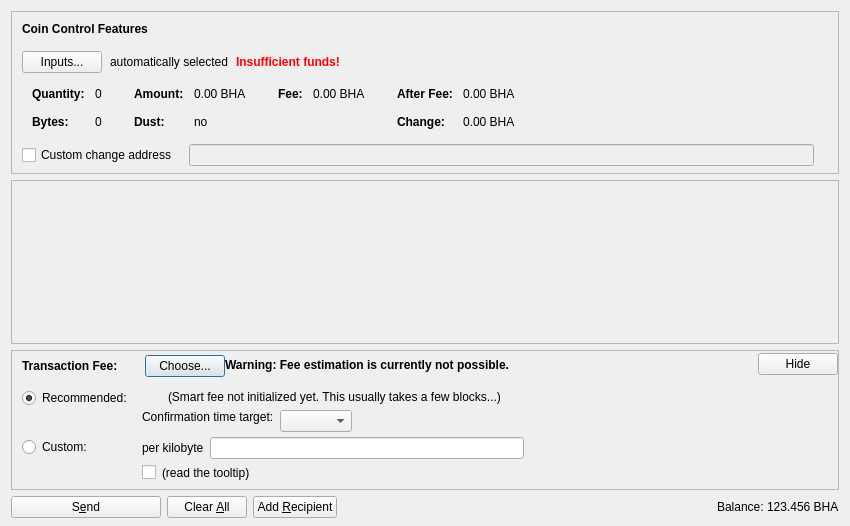
<?xml version="1.0" encoding="UTF-8"?>
<ui version="4.0">
 <class>SendCoinsDialog</class>
 <widget class="QDialog" name="SendCoinsDialog">
  <property name="geometry">
   <rect>
    <x>0</x>
    <y>0</y>
    <width>850</width>
    <height>526</height>
   </rect>
  </property>
  <property name="windowTitle">
   <string>Send Coins</string>
  </property>
  <layout class="QVBoxLayout" name="verticalLayout" stretch="0,1,0,0">
   <property name="bottomMargin">
    <number>8</number>
   </property>
   <item>
    <widget class="QFrame" name="frameCoinControl">
     <property name="sizePolicy">
      <sizepolicy hsizetype="Expanding" vsizetype="Expanding">
       <horstretch>0</horstretch>
       <verstretch>0</verstretch>
      </sizepolicy>
     </property>
     <property name="maximumSize">
      <size>
       <width>16777215</width>
       <height>16777215</height>
      </size>
     </property>
     <property name="frameShape">
      <enum>QFrame::StyledPanel</enum>
     </property>
     <property name="frameShadow">
      <enum>QFrame::Sunken</enum>
     </property>
     <layout class="QVBoxLayout" name="verticalLayoutCoinControl2">
      <property name="spacing">
       <number>0</number>
      </property>
      <property name="leftMargin">
       <number>0</number>
      </property>
      <property name="topMargin">
       <number>0</number>
      </property>
      <property name="rightMargin">
       <number>0</number>
      </property>
      <property name="bottomMargin">
       <number>6</number>
      </property>
      <item>
       <layout class="QVBoxLayout" name="verticalLayoutCoinControl" stretch="0,0,0,0,1">
        <property name="spacing">
         <number>0</number>
        </property>
        <property name="leftMargin">
         <number>10</number>
        </property>
        <property name="topMargin">
         <number>10</number>
        </property>
        <item>
         <layout class="QHBoxLayout" name="horizontalLayoutCoinControl1">
          <property name="bottomMargin">
           <number>15</number>
          </property>
          <item>
           <widget class="QLabel" name="labelCoinControlFeatures">
            <property name="sizePolicy">
             <sizepolicy hsizetype="Preferred" vsizetype="Maximum">
              <horstretch>0</horstretch>
              <verstretch>0</verstretch>
             </sizepolicy>
            </property>
            <property name="font">
             <font>
              <weight>75</weight>
              <bold>true</bold>
             </font>
            </property>
            <property name="styleSheet">
             <string notr="true">font-weight:bold;</string>
            </property>
            <property name="text">
             <string>Coin Control Features</string>
            </property>
           </widget>
          </item>
         </layout>
        </item>
        <item>
         <layout class="QHBoxLayout" name="horizontalLayoutCoinControl2" stretch="0,0,0,0">
          <property name="spacing">
           <number>8</number>
          </property>
          <property name="bottomMargin">
           <number>10</number>
          </property>
          <item>
           <widget class="QPushButton" name="pushButtonCoinControl">
            <property name="styleSheet">
             <string notr="true"/>
            </property>
            <property name="text">
             <string>Inputs...</string>
            </property>
            <property name="autoDefault">
             <bool>false</bool>
            </property>
           </widget>
          </item>
          <item>
           <widget class="QLabel" name="labelCoinControlAutomaticallySelected">
            <property name="text">
             <string>automatically selected</string>
            </property>
            <property name="margin">
             <number>5</number>
            </property>
           </widget>
          </item>
          <item>
           <widget class="QLabel" name="labelCoinControlInsuffFunds">
            <property name="font">
             <font>
              <weight>75</weight>
              <bold>true</bold>
             </font>
            </property>
            <property name="styleSheet">
             <string notr="true">color:red;font-weight:bold;</string>
            </property>
            <property name="text">
             <string>Insufficient funds!</string>
            </property>
            <property name="margin">
             <number>5</number>
            </property>
           </widget>
          </item>
          <item>
           <spacer name="horizontalSpacerCoinControl">
            <property name="orientation">
             <enum>Qt::Horizontal</enum>
            </property>
            <property name="sizeHint" stdset="0">
             <size>
              <width>40</width>
              <height>1</height>
             </size>
            </property>
           </spacer>
          </item>
         </layout>
        </item>
        <item>
         <widget class="QWidget" name="widgetCoinControl" native="true">
          <property name="sizePolicy">
           <sizepolicy hsizetype="Preferred" vsizetype="Preferred">
            <horstretch>0</horstretch>
            <verstretch>0</verstretch>
           </sizepolicy>
          </property>
          <property name="minimumSize">
           <size>
            <width>0</width>
            <height>0</height>
           </size>
          </property>
          <property name="styleSheet">
           <string notr="true"/>
          </property>
          <layout class="QHBoxLayout" name="horizontalLayoutCoinControl5">
           <property name="leftMargin">
            <number>0</number>
           </property>
           <property name="topMargin">
            <number>0</number>
           </property>
           <property name="rightMargin">
            <number>0</number>
           </property>
           <property name="bottomMargin">
            <number>0</number>
           </property>
           <item>
            <layout class="QHBoxLayout" name="horizontalLayoutCoinControl3" stretch="0,0,0,1">
             <property name="spacing">
              <number>20</number>
             </property>
             <property name="topMargin">
              <number>0</number>
             </property>
             <property name="bottomMargin">
              <number>10</number>
             </property>
             <item>
              <layout class="QFormLayout" name="formLayoutCoinControl1">
               <property name="horizontalSpacing">
                <number>10</number>
               </property>
               <property name="verticalSpacing">
                <number>14</number>
               </property>
               <property name="leftMargin">
                <number>10</number>
               </property>
               <property name="topMargin">
                <number>4</number>
               </property>
               <property name="rightMargin">
                <number>6</number>
               </property>
               <item row="0" column="0">
                <widget class="QLabel" name="labelCoinControlQuantityText">
                 <property name="font">
                  <font>
                   <weight>75</weight>
                   <bold>true</bold>
                  </font>
                 </property>
                 <property name="text">
                  <string>Quantity:</string>
                 </property>
                 <property name="margin">
                  <number>0</number>
                 </property>
                </widget>
               </item>
               <item row="0" column="1">
                <widget class="QLabel" name="labelCoinControlQuantity">
                 <property name="cursor">
                  <cursorShape>IBeamCursor</cursorShape>
                 </property>
                 <property name="contextMenuPolicy">
                  <enum>Qt::ActionsContextMenu</enum>
                 </property>
                 <property name="text">
                  <string notr="true">0</string>
                 </property>
                 <property name="margin">
                  <number>0</number>
                 </property>
                 <property name="textInteractionFlags">
                  <set>Qt::LinksAccessibleByMouse|Qt::TextSelectableByKeyboard|Qt::TextSelectableByMouse</set>
                 </property>
                </widget>
               </item>
               <item row="1" column="0">
                <widget class="QLabel" name="labelCoinControlBytesText">
                 <property name="font">
                  <font>
                   <weight>75</weight>
                   <bold>true</bold>
                  </font>
                 </property>
                 <property name="text">
                  <string>Bytes:</string>
                 </property>
                </widget>
               </item>
               <item row="1" column="1">
                <widget class="QLabel" name="labelCoinControlBytes">
                 <property name="cursor">
                  <cursorShape>IBeamCursor</cursorShape>
                 </property>
                 <property name="contextMenuPolicy">
                  <enum>Qt::ActionsContextMenu</enum>
                 </property>
                 <property name="text">
                  <string notr="true">0</string>
                 </property>
                 <property name="textInteractionFlags">
                  <set>Qt::LinksAccessibleByMouse|Qt::TextSelectableByKeyboard|Qt::TextSelectableByMouse</set>
                 </property>
                </widget>
               </item>
              </layout>
             </item>
             <item>
              <layout class="QFormLayout" name="formLayoutCoinControl2">
               <property name="horizontalSpacing">
                <number>10</number>
               </property>
               <property name="verticalSpacing">
                <number>14</number>
               </property>
               <property name="leftMargin">
                <number>6</number>
               </property>
               <property name="topMargin">
                <number>4</number>
               </property>
               <property name="rightMargin">
                <number>6</number>
               </property>
               <item row="0" column="0">
                <widget class="QLabel" name="labelCoinControlAmountText">
                 <property name="font">
                  <font>
                   <weight>75</weight>
                   <bold>true</bold>
                  </font>
                 </property>
                 <property name="text">
                  <string>Amount:</string>
                 </property>
                 <property name="margin">
                  <number>0</number>
                 </property>
                </widget>
               </item>
               <item row="0" column="1">
                <widget class="QLabel" name="labelCoinControlAmount">
                 <property name="cursor">
                  <cursorShape>IBeamCursor</cursorShape>
                 </property>
                 <property name="contextMenuPolicy">
                  <enum>Qt::ActionsContextMenu</enum>
                 </property>
                 <property name="text">
                  <string notr="true">0.00 BHA</string>
                 </property>
                 <property name="textInteractionFlags">
                  <set>Qt::LinksAccessibleByMouse|Qt::TextSelectableByKeyboard|Qt::TextSelectableByMouse</set>
                 </property>
                </widget>
               </item>
               <item row="1" column="0">
                <widget class="QLabel" name="labelCoinControlLowOutputText">
                 <property name="font">
                  <font>
                   <weight>75</weight>
                   <bold>true</bold>
                  </font>
                 </property>
                 <property name="text">
                  <string>Dust:</string>
                 </property>
                </widget>
               </item>
               <item row="1" column="1">
                <widget class="QLabel" name="labelCoinControlLowOutput">
                 <property name="cursor">
                  <cursorShape>IBeamCursor</cursorShape>
                 </property>
                 <property name="contextMenuPolicy">
                  <enum>Qt::ActionsContextMenu</enum>
                 </property>
                 <property name="text">
                  <string notr="true">no</string>
                 </property>
                 <property name="textInteractionFlags">
                  <set>Qt::LinksAccessibleByMouse|Qt::TextSelectableByKeyboard|Qt::TextSelectableByMouse</set>
                 </property>
                </widget>
               </item>
              </layout>
             </item>
             <item>
              <layout class="QFormLayout" name="formLayoutCoinControl3">
               <property name="horizontalSpacing">
                <number>10</number>
               </property>
               <property name="verticalSpacing">
                <number>14</number>
               </property>
               <property name="leftMargin">
                <number>6</number>
               </property>
               <property name="topMargin">
                <number>4</number>
               </property>
               <property name="rightMargin">
                <number>6</number>
               </property>
               <item row="0" column="0">
                <widget class="QLabel" name="labelCoinControlFeeText">
                 <property name="font">
                  <font>
                   <weight>75</weight>
                   <bold>true</bold>
                  </font>
                 </property>
                 <property name="text">
                  <string>Fee:</string>
                 </property>
                 <property name="margin">
                  <number>0</number>
                 </property>
                </widget>
               </item>
               <item row="0" column="1">
                <widget class="QLabel" name="labelCoinControlFee">
                 <property name="cursor">
                  <cursorShape>IBeamCursor</cursorShape>
                 </property>
                 <property name="contextMenuPolicy">
                  <enum>Qt::ActionsContextMenu</enum>
                 </property>
                 <property name="text">
                  <string notr="true">0.00 BHA</string>
                 </property>
                 <property name="textInteractionFlags">
                  <set>Qt::LinksAccessibleByMouse|Qt::TextSelectableByKeyboard|Qt::TextSelectableByMouse</set>
                 </property>
                </widget>
               </item>
              </layout>
             </item>
             <item>
              <layout class="QFormLayout" name="formLayoutCoinControl4">
               <property name="horizontalSpacing">
                <number>10</number>
               </property>
               <property name="verticalSpacing">
                <number>14</number>
               </property>
               <property name="leftMargin">
                <number>6</number>
               </property>
               <property name="topMargin">
                <number>4</number>
               </property>
               <property name="rightMargin">
                <number>6</number>
               </property>
               <item row="0" column="0">
                <widget class="QLabel" name="labelCoinControlAfterFeeText">
                 <property name="font">
                  <font>
                   <weight>75</weight>
                   <bold>true</bold>
                  </font>
                 </property>
                 <property name="text">
                  <string>After Fee:</string>
                 </property>
                 <property name="margin">
                  <number>0</number>
                 </property>
                </widget>
               </item>
               <item row="0" column="1">
                <widget class="QLabel" name="labelCoinControlAfterFee">
                 <property name="cursor">
                  <cursorShape>IBeamCursor</cursorShape>
                 </property>
                 <property name="contextMenuPolicy">
                  <enum>Qt::ActionsContextMenu</enum>
                 </property>
                 <property name="text">
                  <string notr="true">0.00 BHA</string>
                 </property>
                 <property name="textInteractionFlags">
                  <set>Qt::LinksAccessibleByMouse|Qt::TextSelectableByKeyboard|Qt::TextSelectableByMouse</set>
                 </property>
                </widget>
               </item>
               <item row="1" column="0">
                <widget class="QLabel" name="labelCoinControlChangeText">
                 <property name="font">
                  <font>
                   <weight>75</weight>
                   <bold>true</bold>
                  </font>
                 </property>
                 <property name="text">
                  <string>Change:</string>
                 </property>
                </widget>
               </item>
               <item row="1" column="1">
                <widget class="QLabel" name="labelCoinControlChange">
                 <property name="cursor">
                  <cursorShape>IBeamCursor</cursorShape>
                 </property>
                 <property name="contextMenuPolicy">
                  <enum>Qt::ActionsContextMenu</enum>
                 </property>
                 <property name="text">
                  <string notr="true">0.00 BHA</string>
                 </property>
                 <property name="textInteractionFlags">
                  <set>Qt::LinksAccessibleByMouse|Qt::TextSelectableByKeyboard|Qt::TextSelectableByMouse</set>
                 </property>
                </widget>
               </item>
              </layout>
             </item>
            </layout>
           </item>
          </layout>
         </widget>
        </item>
        <item>
         <layout class="QHBoxLayout" name="horizontalLayoutCoinControl4" stretch="0,0,0">
          <property name="spacing">
           <number>12</number>
          </property>
          <property name="sizeConstraint">
           <enum>QLayout::SetDefaultConstraint</enum>
          </property>
          <property name="topMargin">
           <number>5</number>
          </property>
          <property name="rightMargin">
           <number>5</number>
          </property>
          <item>
           <widget class="QCheckBox" name="checkBoxCoinControlChange">
            <property name="toolTip">
             <string>If this is activated, but the change address is empty or invalid, change will be sent to a newly generated address.</string>
            </property>
            <property name="text">
             <string>Custom change address</string>
            </property>
           </widget>
          </item>
          <item>
           <widget class="QValidatedLineEdit" name="lineEditCoinControlChange">
            <property name="enabled">
             <bool>false</bool>
            </property>
            <property name="sizePolicy">
             <sizepolicy hsizetype="Expanding" vsizetype="Fixed">
              <horstretch>0</horstretch>
              <verstretch>0</verstretch>
             </sizepolicy>
            </property>
           </widget>
          </item>
          <item>
           <widget class="QLabel" name="labelCoinControlChangeLabel">
            <property name="sizePolicy">
             <sizepolicy hsizetype="Preferred" vsizetype="Expanding">
              <horstretch>0</horstretch>
              <verstretch>0</verstretch>
             </sizepolicy>
            </property>
            <property name="minimumSize">
             <size>
              <width>0</width>
              <height>0</height>
             </size>
            </property>
            <property name="text">
             <string/>
            </property>
            <property name="margin">
             <number>3</number>
            </property>
           </widget>
          </item>
         </layout>
        </item>
        <item>
         <spacer name="verticalSpacerCoinControl">
          <property name="orientation">
           <enum>Qt::Vertical</enum>
          </property>
          <property name="sizeHint" stdset="0">
           <size>
            <width>800</width>
            <height>1</height>
           </size>
          </property>
         </spacer>
        </item>
       </layout>
      </item>
     </layout>
    </widget>
   </item>
   <item>
    <widget class="QScrollArea" name="scrollArea">
     <property name="widgetResizable">
      <bool>true</bool>
     </property>
     <widget class="QWidget" name="scrollAreaWidgetContents">
      <property name="geometry">
       <rect>
        <x>0</x>
        <y>0</y>
        <width>830</width>
        <height>104</height>
       </rect>
      </property>
      <layout class="QVBoxLayout" name="verticalLayout_2" stretch="0,1">
       <property name="leftMargin">
        <number>0</number>
       </property>
       <property name="topMargin">
        <number>0</number>
       </property>
       <property name="rightMargin">
        <number>0</number>
       </property>
       <property name="bottomMargin">
        <number>0</number>
       </property>
       <item>
        <layout class="QVBoxLayout" name="entries">
         <property name="spacing">
          <number>6</number>
         </property>
        </layout>
       </item>
       <item>
        <spacer name="verticalSpacer">
         <property name="orientation">
          <enum>Qt::Vertical</enum>
         </property>
         <property name="sizeHint" stdset="0">
          <size>
           <width>20</width>
           <height>40</height>
          </size>
         </property>
        </spacer>
       </item>
      </layout>
     </widget>
    </widget>
   </item>
   <item>
    <widget class="QFrame" name="frameFee">
     <property name="sizePolicy">
      <sizepolicy hsizetype="Expanding" vsizetype="Expanding">
       <horstretch>0</horstretch>
       <verstretch>0</verstretch>
      </sizepolicy>
     </property>
     <property name="maximumSize">
      <size>
       <width>16777215</width>
       <height>16777215</height>
      </size>
     </property>
     <property name="frameShape">
      <enum>QFrame::StyledPanel</enum>
     </property>
     <property name="frameShadow">
      <enum>QFrame::Sunken</enum>
     </property>
     <layout class="QVBoxLayout" name="verticalLayoutFee1">
      <property name="spacing">
       <number>0</number>
      </property>
      <property name="leftMargin">
       <number>0</number>
      </property>
      <property name="topMargin">
       <number>0</number>
      </property>
      <property name="rightMargin">
       <number>0</number>
      </property>
      <property name="bottomMargin">
       <number>0</number>
      </property>
      <item>
       <layout class="QVBoxLayout" name="verticalLayoutFee2" stretch="0,0,0">
        <property name="spacing">
         <number>0</number>
        </property>
        <property name="leftMargin">
         <number>10</number>
        </property>
        <property name="topMargin">
         <number>0</number>
        </property>
        <item>
         <layout class="QHBoxLayout" name="horizontalLayoutFee1">
          <property name="bottomMargin">
           <number>0</number>
          </property>
          <item>
           <layout class="QVBoxLayout" name="verticalLayoutFee7">
            <property name="spacing">
             <number>0</number>
            </property>
            <item>
             <spacer name="verticalSpacerSmartFee">
              <property name="orientation">
               <enum>Qt::Vertical</enum>
              </property>
              <property name="sizeType">
               <enum>QSizePolicy::Fixed</enum>
              </property>
              <property name="sizeHint" stdset="0">
               <size>
                <width>1</width>
                <height>4</height>
               </size>
              </property>
             </spacer>
            </item>
            <item>
             <layout class="QHBoxLayout" name="horizontalLayoutSmartFee">
              <property name="spacing">
               <number>10</number>
              </property>
              <item>
               <widget class="QLabel" name="labelFeeHeadline">
                <property name="sizePolicy">
                 <sizepolicy hsizetype="Preferred" vsizetype="Maximum">
                  <horstretch>0</horstretch>
                  <verstretch>0</verstretch>
                 </sizepolicy>
                </property>
                <property name="font">
                 <font>
                  <weight>75</weight>
                  <bold>true</bold>
                 </font>
                </property>
                <property name="styleSheet">
                 <string notr="true">font-weight:bold;</string>
                </property>
                <property name="text">
                 <string>Transaction Fee:</string>
                </property>
               </widget>
              </item>
              <item>
               <widget class="QLabel" name="labelFeeMinimized">
                <property name="text">
                 <string/>
                </property>
               </widget>
              </item>
              <item>
               <widget class="QPushButton" name="buttonChooseFee">
                <property name="text">
                 <string>Choose...</string>
                </property>
               </widget>
              </item>
             </layout>
            </item>
            <item>
             <spacer name="verticalSpacer_5">
              <property name="orientation">
               <enum>Qt::Vertical</enum>
              </property>
              <property name="sizeHint" stdset="0">
               <size>
                <width>1</width>
                <height>1</height>
               </size>
              </property>
             </spacer>
            </item>
           </layout>
          </item>
          <item>
           <widget class="QLabel" name="fallbackFeeWarningLabel">
            <property name="toolTip">
             <string>Using the fallbackfee can result in sending a transaction that will take several hours or days (or never) to confirm. Consider choosing your fee manually or wait until you have validated the complete chain.</string>
            </property>
            <property name="font">
            <font>
                <weight>75</weight>
                <bold>true</bold>
            </font>
            </property>
            <property name="text">
             <string>Warning: Fee estimation is currently not possible.</string>
            </property>
            <property name="wordWrap">
             <bool>false</bool>
            </property>
           </widget>
          </item>
          <item>
           <spacer name="horizontalSpacer_4">
            <property name="orientation">
             <enum>Qt::Horizontal</enum>
            </property>
            <property name="sizeType">
             <enum>QSizePolicy::MinimumExpanding</enum>
            </property>
            <property name="sizeHint" stdset="0">
             <size>
              <width>40</width>
              <height>20</height>
             </size>
            </property>
           </spacer>
          </item>
          <item>
           <widget class="QPushButton" name="buttonMinimizeFee">
            <property name="toolTip">
             <string>collapse fee-settings</string>
            </property>
            <property name="text">
             <string>Hide</string>
            </property>
           </widget>
          </item>
         </layout>
        </item>
        <item>
         <widget class="QFrame" name="frameFeeSelection">
          <layout class="QVBoxLayout" name="verticalLayoutFee12">
           <property name="spacing">
            <number>0</number>
           </property>
           <property name="leftMargin">
            <number>0</number>
           </property>
           <property name="topMargin">
            <number>0</number>
           </property>
           <property name="rightMargin">
            <number>0</number>
           </property>
           <property name="bottomMargin">
            <number>0</number>
           </property>
           <item>
            <layout class="QGridLayout" name="gridLayoutFee">
             <property name="topMargin">
              <number>10</number>
             </property>
             <property name="bottomMargin">
              <number>4</number>
             </property>
             <property name="horizontalSpacing">
              <number>10</number>
             </property>
             <property name="verticalSpacing">
              <number>4</number>
             </property>
             <item row="1" column="1">
              <layout class="QVBoxLayout" name="verticalLayoutFee8">
               <property name="spacing">
                <number>6</number>
               </property>
               <item>
                <layout class="QHBoxLayout" name="horizontalLayoutFee13">
                 <item>
                  <widget class="QLabel" name="labelCustomPerKilobyte">
                   <property name="toolTip">
                    <string>If the custom fee is set to 1000 satoshis and the transaction is only 250 bytes, then &quot;per kilobyte&quot; only pays 250 satoshis in fee, while &quot;total at least&quot; pays 1000 satoshis. For transactions bigger than a kilobyte both pay by kilobyte.</string>
                   </property>
                   <property name="text">
                    <string>per kilobyte</string>
                   </property>
                  </widget>
                 </item>
                 <item>
                  <widget class="BitcoinAmountField" name="customFee"/>
                 </item>
                 <item>
                  <spacer name="horizontalSpacer_6">
                   <property name="orientation">
                    <enum>Qt::Horizontal</enum>
                   </property>
                   <property name="sizeHint" stdset="0">
                    <size>
                     <width>1</width>
                     <height>1</height>
                    </size>
                   </property>
                  </spacer>
                 </item>
                </layout>
               </item>
               <item>
                <layout class="QHBoxLayout" name="horizontalLayoutFee8">
                 <item>
                  <widget class="QCheckBox" name="checkBoxMinimumFee">
                   <property name="toolTip">
                    <string>Paying only the minimum fee is just fine as long as there is less transaction volume than space in the blocks. But be aware that this can end up in a never confirming transaction once there is more demand for bithao transactions than the network can process.</string>
                   </property>
                   <property name="text">
                    <string/>
                   </property>
                  </widget>
                 </item>
                 <item>
                  <widget class="QLabel" name="labelMinFeeWarning">
                   <property name="enabled">
                    <bool>true</bool>
                   </property>
                   <property name="toolTip">
                    <string>Paying only the minimum fee is just fine as long as there is less transaction volume than space in the blocks. But be aware that this can end up in a never confirming transaction once there is more demand for bithao transactions than the network can process.</string>
                   </property>
                   <property name="text">
                    <string>(read the tooltip)</string>
                   </property>
                   <property name="margin">
                    <number>5</number>
                   </property>
                  </widget>
                 </item>
                 <item>
                  <spacer name="horizontalSpacer_2">
                   <property name="orientation">
                    <enum>Qt::Horizontal</enum>
                   </property>
                   <property name="sizeHint" stdset="0">
                    <size>
                     <width>1</width>
                     <height>1</height>
                    </size>
                   </property>
                  </spacer>
                 </item>
                </layout>
               </item>
              </layout>
             </item>
             <item row="0" column="0">
              <layout class="QVBoxLayout" name="verticalLayoutFee4" stretch="0,1">
               <item>
                <widget class="QRadioButton" name="radioSmartFee">
                 <property name="text">
                  <string>Recommended:</string>
                 </property>
                 <property name="checked">
                  <bool>true</bool>
                 </property>
                 <attribute name="buttonGroup">
                  <string notr="true">groupFee</string>
                 </attribute>
                </widget>
               </item>
               <item>
                <spacer name="verticalSpacer_2">
                 <property name="orientation">
                  <enum>Qt::Vertical</enum>
                 </property>
                 <property name="sizeHint" stdset="0">
                  <size>
                   <width>1</width>
                   <height>1</height>
                  </size>
                 </property>
                </spacer>
               </item>
              </layout>
             </item>
             <item row="1" column="0">
              <layout class="QVBoxLayout" name="verticalLayoutFee9" stretch="0,1">
               <item>
                <widget class="QRadioButton" name="radioCustomFee">
                 <property name="text">
                  <string>Custom:</string>
                 </property>
                 <attribute name="buttonGroup">
                  <string notr="true">groupFee</string>
                 </attribute>
                </widget>
               </item>
               <item>
                <spacer name="verticalSpacer_6">
                 <property name="orientation">
                  <enum>Qt::Vertical</enum>
                 </property>
                 <property name="sizeHint" stdset="0">
                  <size>
                   <width>1</width>
                   <height>1</height>
                  </size>
                 </property>
                </spacer>
               </item>
              </layout>
             </item>
             <item row="0" column="1">
              <layout class="QVBoxLayout" name="verticalLayoutFee3" stretch="0,0,1">
               <property name="spacing">
                <number>6</number>
               </property>
               <property name="topMargin">
                <number>2</number>
               </property>
               <item>
                <layout class="QHBoxLayout" name="horizontalLayoutFee12">
                 <item>
                  <widget class="QLabel" name="labelSmartFee">
                   <property name="text">
                    <string/>
                   </property>
                   <property name="margin">
                    <number>2</number>
                   </property>
                  </widget>
                 </item>
                 <item>
                  <widget class="QLabel" name="labelFeeEstimation">
                   <property name="text">
                    <string/>
                   </property>
                  </widget>
                 </item>
                 <item>
                  <widget class="QLabel" name="labelSmartFee2">
                   <property name="text">
                    <string>(Smart fee not initialized yet. This usually takes a few blocks...)</string>
                   </property>
                   <property name="margin">
                    <number>2</number>
                   </property>
                  </widget>
                 </item>
                 <item>
                  <spacer name="horizontalSpacer_5">
                   <property name="orientation">
                    <enum>Qt::Horizontal</enum>
                   </property>
                   <property name="sizeHint" stdset="0">
                    <size>
                     <width>1</width>
                     <height>1</height>
                    </size>
                   </property>
                  </spacer>
                 </item>
                </layout>
               </item>
               <item>
                <layout class="QHBoxLayout" name="horizontalLayoutFee9">
                 <item>
                  <layout class="QVBoxLayout" name="verticalLayoutFee6">
                   <item>
                    <widget class="QLabel" name="labelSmartFee3">
                     <property name="text">
                      <string>Confirmation time target:</string>
                     </property>
                     <property name="margin">
                      <number>2</number>
                     </property>
                    </widget>
                   </item>
                   <item>
                    <spacer name="verticalSpacer_3">
                     <property name="orientation">
                      <enum>Qt::Vertical</enum>
                     </property>
                     <property name="sizeHint" stdset="0">
                      <size>
                       <width>1</width>
                       <height>1</height>
                      </size>
                     </property>
                    </spacer>
                   </item>
                  </layout>
                 </item>
                 <item>
                  <layout class="QVBoxLayout" name="verticalLayoutFee5">
                   <property name="rightMargin">
                    <number>30</number>
                   </property>
                   <item>
                    <layout class="QHBoxLayout" name="horizontalLayoutConfTarget">
                     <property name="bottomMargin">
                      <number>0</number>
                     </property>
                     <item>
                      <widget class="QComboBox" name="confTargetSelector"/>
                     </item>
                     <item>
                      <spacer name="horizontalSpacerConfTarget">
                       <property name="orientation">
                        <enum>Qt::Horizontal</enum>
                       </property>
                       <property name="sizeHint" stdset="0">
                        <size>
                         <width>40</width>
                         <height>20</height>
                        </size>
                       </property>
                      </spacer>
                     </item>
                    </layout>
                   </item>
                  </layout>
                 </item>
                </layout>
               </item>
               <item>
                <spacer name="verticalSpacer_4">
                 <property name="orientation">
                  <enum>Qt::Vertical</enum>
                 </property>
                 <property name="sizeHint" stdset="0">
                  <size>
                   <width>1</width>
                   <height>1</height>
                  </size>
                 </property>
                </spacer>
               </item>
              </layout>
             </item>
            </layout>
           </item>
          </layout>
         </widget>
        </item>
        <item>
         <spacer name="verticalSpacerFee">
          <property name="orientation">
           <enum>Qt::Vertical</enum>
          </property>
          <property name="sizeHint" stdset="0">
           <size>
            <width>40</width>
            <height>5</height>
           </size>
          </property>
         </spacer>
        </item>
       </layout>
      </item>
     </layout>
    </widget>
   </item>
   <item>
    <layout class="QHBoxLayout" name="horizontalLayout">
     <item>
      <widget class="QPushButton" name="sendButton">
       <property name="minimumSize">
        <size>
         <width>150</width>
         <height>0</height>
        </size>
       </property>
       <property name="toolTip">
        <string>Confirm the send action</string>
       </property>
       <property name="text">
        <string>S&amp;end</string>
       </property>
       <property name="icon">
        <iconset resource="../bitcoin.qrc">
         <normaloff>:/icons/send</normaloff>:/icons/send</iconset>
       </property>
       <property name="autoDefault">
        <bool>false</bool>
       </property>
       <property name="default">
        <bool>false</bool>
       </property>
      </widget>
     </item>
     <item>
      <widget class="QPushButton" name="clearButton">
       <property name="sizePolicy">
        <sizepolicy hsizetype="Minimum" vsizetype="Fixed">
         <horstretch>0</horstretch>
         <verstretch>0</verstretch>
        </sizepolicy>
       </property>
       <property name="toolTip">
        <string>Clear all fields of the form.</string>
       </property>
       <property name="text">
        <string>Clear &amp;All</string>
       </property>
       <property name="icon">
        <iconset resource="../bitcoin.qrc">
         <normaloff>:/icons/remove</normaloff>:/icons/remove</iconset>
       </property>
       <property name="autoDefault">
        <bool>false</bool>
       </property>
      </widget>
     </item>
     <item>
      <widget class="QPushButton" name="addButton">
       <property name="toolTip">
        <string>Send to multiple recipients at once</string>
       </property>
       <property name="text">
        <string>Add &amp;Recipient</string>
       </property>
       <property name="icon">
        <iconset resource="../bitcoin.qrc">
         <normaloff>:/icons/add</normaloff>:/icons/add</iconset>
       </property>
       <property name="autoDefault">
        <bool>false</bool>
       </property>
      </widget>
     </item>
     <item>
      <spacer name="horizontalSpacer">
       <property name="orientation">
        <enum>Qt::Horizontal</enum>
       </property>
       <property name="sizeHint" stdset="0">
        <size>
         <width>40</width>
         <height>20</height>
        </size>
       </property>
      </spacer>
     </item>
     <item>
      <layout class="QHBoxLayout" name="horizontalLayout_2">
       <property name="spacing">
        <number>3</number>
       </property>
       <item>
        <widget class="QLabel" name="label">
         <property name="sizePolicy">
          <sizepolicy hsizetype="Preferred" vsizetype="Fixed">
           <horstretch>0</horstretch>
           <verstretch>0</verstretch>
          </sizepolicy>
         </property>
         <property name="text">
          <string>Balance:</string>
         </property>
        </widget>
       </item>
       <item>
        <widget class="QLabel" name="labelBalance">
         <property name="sizePolicy">
          <sizepolicy hsizetype="Preferred" vsizetype="Fixed">
           <horstretch>0</horstretch>
           <verstretch>0</verstretch>
          </sizepolicy>
         </property>
         <property name="cursor">
          <cursorShape>IBeamCursor</cursorShape>
         </property>
         <property name="text">
          <string notr="true">123.456 BHA</string>
         </property>
         <property name="textInteractionFlags">
          <set>Qt::LinksAccessibleByMouse|Qt::TextSelectableByKeyboard|Qt::TextSelectableByMouse</set>
         </property>
        </widget>
       </item>
      </layout>
     </item>
    </layout>
   </item>
  </layout>
 </widget>
 <customwidgets>
  <customwidget>
   <class>QValidatedLineEdit</class>
   <extends>QLineEdit</extends>
   <header>qt/qvalidatedlineedit.h</header>
  </customwidget>
  <customwidget>
   <class>BitcoinAmountField</class>
   <extends>QLineEdit</extends>
   <header>qt/bitcoinamountfield.h</header>
   <container>1</container>
  </customwidget>
 </customwidgets>
 <resources>
  <include location="../bitcoin.qrc"/>
 </resources>
 <connections/>
 <buttongroups>
  <buttongroup name="groupFee"/>
 </buttongroups>
</ui>
